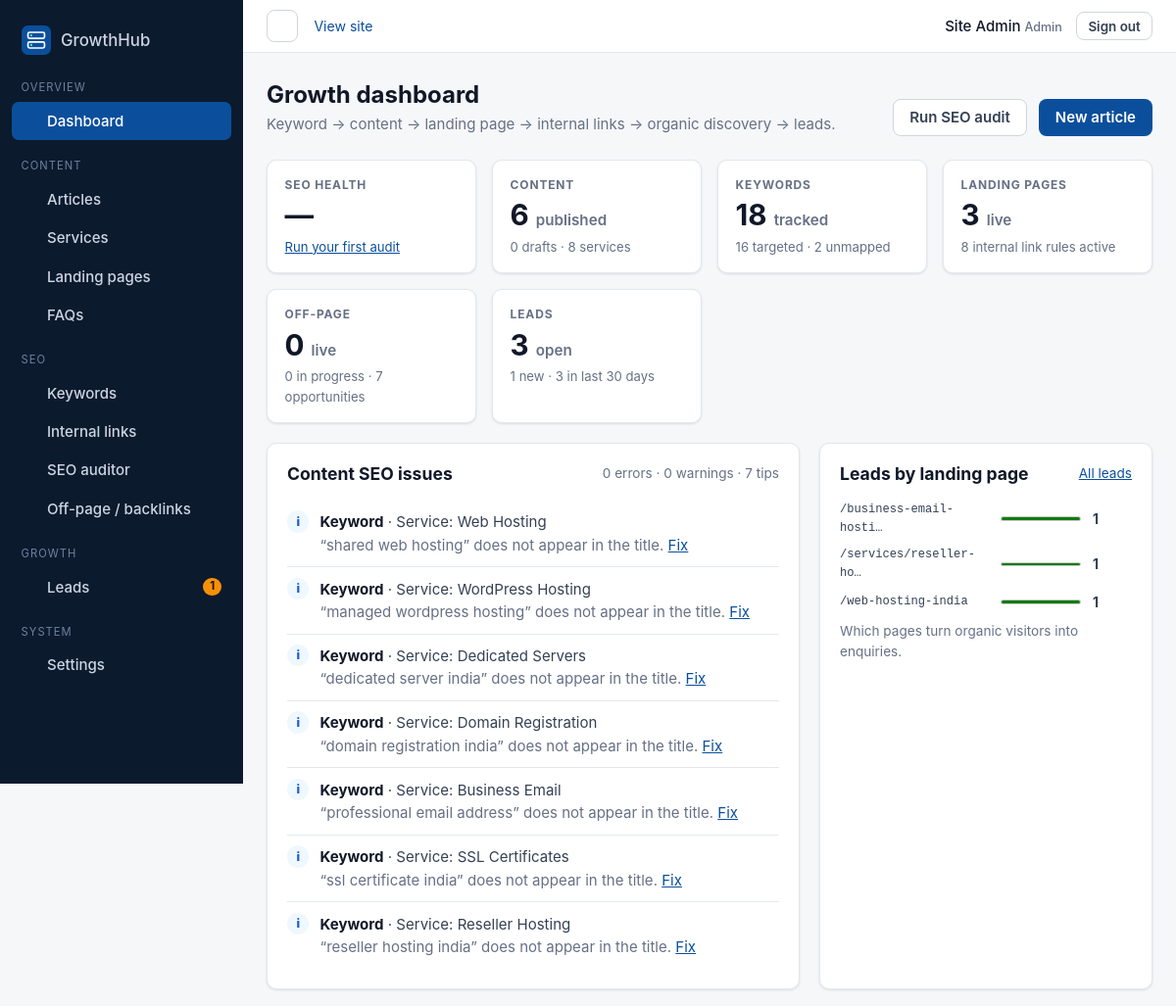
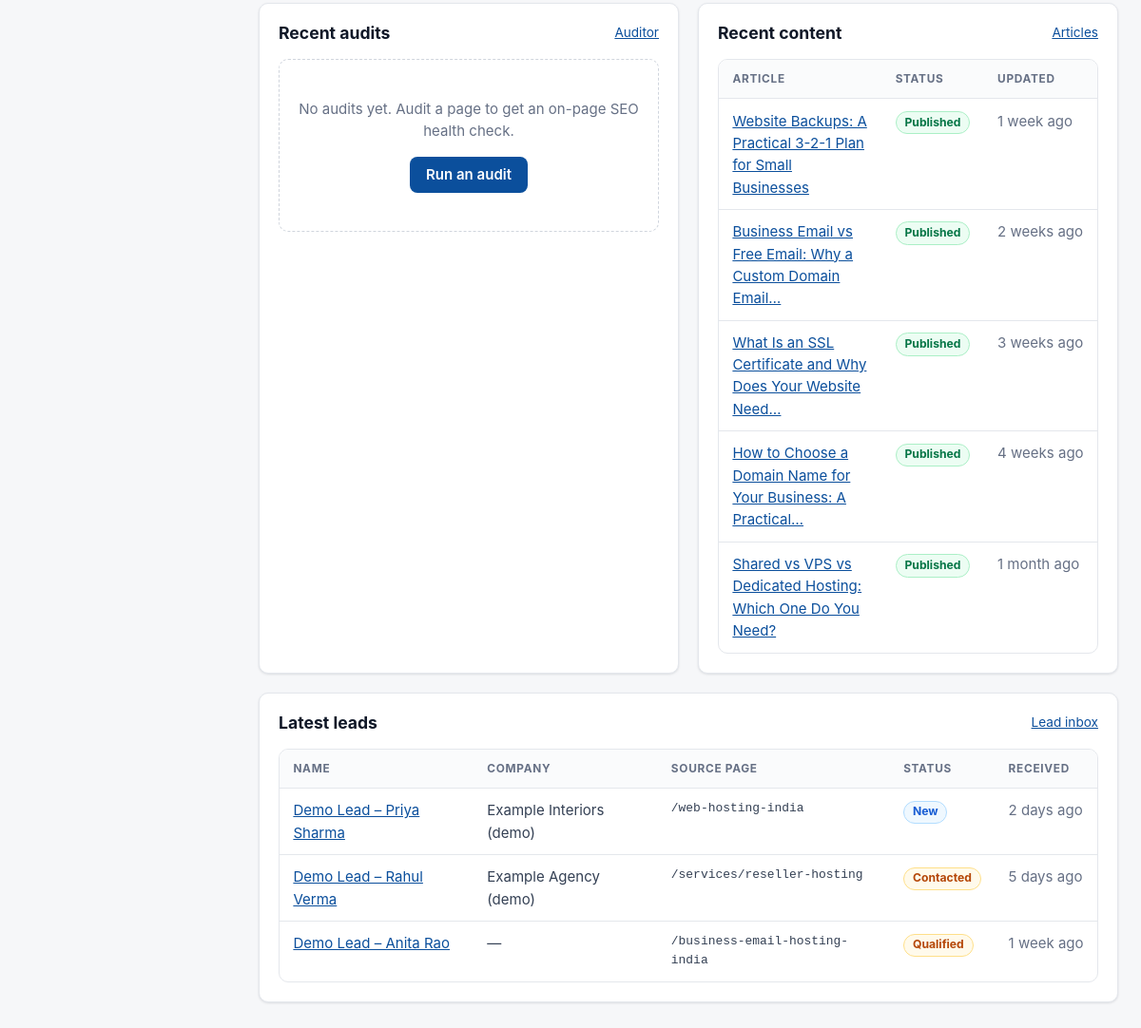
Page /admin/dashboard.php (signed in) on the committed database (2 pictures, top to bottom).
### tables this page shows
CREATE TABLE users (
    id            INT UNSIGNED AUTO_INCREMENT PRIMARY KEY,
    name          VARCHAR(100) NOT NULL,
    email         VARCHAR(190) NOT NULL,
    password_hash VARCHAR(255) NOT NULL,
    role          ENUM('admin', 'editor') NOT NULL DEFAULT 'editor',
    last_login_at DATETIME NULL,
    created_at    DATETIME NOT NULL DEFAULT CURRENT_TIMESTAMP,
    updated_at    DATETIME NOT NULL DEFAULT CURRENT_TIMESTAMP ON UPDATE CURRENT_TIMESTAMP,
    UNIQUE KEY uq_users_email (email)
);

CREATE TABLE posts (
    id                 INT UNSIGNED AUTO_INCREMENT PRIMARY KEY,
    title              VARCHAR(200) NOT NULL,
    slug               VARCHAR(120) NOT NULL,
    excerpt            VARCHAR(300) NOT NULL DEFAULT '',
    content            MEDIUMTEXT   NOT NULL,
    primary_keyword    VARCHAR(150) NULL,
    meta_title         VARCHAR(70)  NULL,
    meta_description   VARCHAR(170) NULL,
    featured_image     VARCHAR(255) NULL,
    featured_image_alt VARCHAR(200) NULL,
    service_id         INT UNSIGNED NULL COMMENT 'Related service for cross-linking',
    author_id          INT UNSIGNED NULL,
    status             ENUM('draft', 'published') NOT NULL DEFAULT 'draft',
    published_at       DATETIME NULL,
    created_at         DATETIME NOT NULL DEFAULT CURRENT_TIMESTAMP,
    updated_at         DATETIME NOT NULL DEFAULT CURRENT_TIMESTAMP ON UPDATE CURRENT_TIMESTAMP,
    UNIQUE KEY uq_posts_slug (slug),
    KEY idx_posts_status_published (status, published_at),
    KEY idx_posts_service (service_id),
    FULLTEXT KEY ft_posts_search (title, excerpt, content),
    CONSTRAINT fk_posts_author  FOREIGN KEY (author_id)  REFERENCES users (id)    ON DELETE SET NULL,
    CONSTRAINT fk_posts_service FOREIGN KEY (service_id) REFERENCES services (id) ON DELETE SET NULL
);

CREATE TABLE leads (
    id          INT UNSIGNED AUTO_INCREMENT PRIMARY KEY,
    name        VARCHAR(100) NOT NULL,
    email       VARCHAR(190) NOT NULL,
    phone       VARCHAR(20)  NULL,
    company     VARCHAR(150) NULL,
    interest    VARCHAR(120) NULL,
    message     TEXT NOT NULL,
    source_page VARCHAR(255) NOT NULL DEFAULT '/',
    status      ENUM('new', 'contacted', 'qualified', 'won', 'lost', 'spam') NOT NULL DEFAULT 'new',
    admin_notes TEXT NULL,
    ip_hash     CHAR(64) NOT NULL,
    created_at  DATETIME NOT NULL DEFAULT CURRENT_TIMESTAMP,
    updated_at  DATETIME NOT NULL DEFAULT CURRENT_TIMESTAMP ON UPDATE CURRENT_TIMESTAMP,
    KEY idx_leads_status_created (status, created_at),
    KEY idx_leads_ip_created (ip_hash, created_at),
    KEY idx_leads_source (source_page)
);

### admin/dashboard.php (the view, shortened to what the rows shown need)
<?php
require __DIR__ . '/_init.php';
$recentPosts = db_all('SELECT id, title, status, updated_at FROM posts ORDER BY updated_at DESC LIMIT 5');
$recentLeads = db_all("SELECT id, name, company, source_page, status, created_at FROM leads WHERE status <> 'spam' ORDER BY created_at DESC LIMIT 5");
admin_header('Dashboard', 'dashboard');
?>
<div class="page-head">
    <div>
        <h1>Growth dashboard</h1>
    </div>
</div>
<div class="grid-2 grid-2-1">
    <section class="panel" aria-labelledby="issues-title">
        <div class="panel-head">
            <h2 id="issues-title">Content SEO issues</h2>
        </div>
    </section>
    <section class="panel" aria-labelledby="sources-title">
        <div class="panel-head"><h2 id="sources-title">Leads by landing page</h2><a class="small" href="<?= e(url('/admin/leads/')) ?>">All leads</a></div>
    </section>
</div>
<div class="grid-2">
    <section class="panel" aria-labelledby="audits-title">
        <div class="panel-head"><h2 id="audits-title">Recent audits</h2><a class="small" href="<?= e(url('/admin/audits/')) ?>">Auditor</a></div>
    </section>
    <section class="panel" aria-labelledby="content-title">
        <div class="panel-head"><h2 id="content-title">Recent content</h2><a class="small" href="<?= e(url('/admin/posts/')) ?>">Articles</a></div>
        <?php if ($recentPosts): ?>
            <div class="table-wrap"><table>
                <thead><tr><th>Article</th><th>Status</th><th>Updated</th></tr></thead>
                <tbody>
                <?php foreach ($recentPosts as $p): ?>
                    <tr>
                        <td><a href="<?= e(url('/admin/posts/edit.php?id=' . $p['id'])) ?>"><?= e(str_limit($p['title'], 60)) ?></a></td>
                        <td><?= status_badge($p['status']) ?></td>
                        <td class="nowrap muted"><?= e(time_ago($p['updated_at'])) ?></td>
                    </tr>
                <?php endforeach; ?>
                </tbody>
            </table></div>
        <?php else: ?>
            <?= admin_empty('No articles yet.', url('/admin/posts/edit.php'), 'Write the first article') ?>
        <?php endif; ?>
    </section>
</div>
<section class="panel" aria-labelledby="leads-title">
    <div class="panel-head"><h2 id="leads-title">Latest leads</h2><a class="small" href="<?= e(url('/admin/leads/')) ?>">Lead inbox</a></div>
    <?php if ($recentLeads): ?>
        <div class="table-wrap"><table>
            <thead><tr><th>Name</th><th>Company</th><th>Source page</th><th>Status</th><th>Received</th></tr></thead>
            <tbody>
            <?php foreach ($recentLeads as $l): ?>
                <tr>
                    <td><a href="<?= e(url('/admin/leads/view.php?id=' . $l['id'])) ?>"><?= e($l['name']) ?></a></td>
                    <td><?= e($l['company'] ?: '—') ?></td>
                    <td class="mono"><?= e($l['source_page']) ?></td>
                    <td><?= status_badge($l['status']) ?></td>
                    <td class="nowrap muted"><?= e(time_ago($l['created_at'])) ?></td>
                </tr>
            <?php endforeach; ?>
            </tbody>
        </table></div>
    <?php else: ?>
        <p class="muted">No leads yet.</p>
    <?php endif; ?>
</section>

### admin/partials/layout-top.php (shortened to what the rows shown need)
<!doctype html>
<html lang="en">
<head>
    <link rel="stylesheet" href="<?= e(asset('css/admin.css')) ?>">
</head>
<body class="admin">
<div class="admin-shell">
    <div class="admin-body">
        <header class="topbar">
            <div class="topbar-user">
                <span><?= e($user['name'] ?? '') ?> <small class="role"><?= e($user['role'] ?? '') ?></small></span>
                <form method="post" action="<?= e(url('/admin/logout.php')) ?>" class="inline-form">
                    <button class="btn btn-sm btn-outline" type="submit">Sign out</button>
                </form>
            </div>
        </header>
        <main id="admin-main" class="admin-main" tabindex="-1">

### includes/functions.php (shortened to what the rows shown need)
<?php
function e($value): string
{
    return htmlspecialchars((string) ($value ?? ''), ENT_QUOTES | ENT_SUBSTITUTE | ENT_HTML5, 'UTF-8');
}
function base_path(): string
{
    static $path = null;
    if ($path === null) {
        $path = rtrim((string) parse_url(config('app.base_url'), PHP_URL_PATH), '/');
    }
    return $path;
}
function url(string $path = '/'): string
{
    $path = '/' . ltrim($path, '/');
    return base_path() . ($path === '/' ? '/' : $path);
}
function asset(string $path): string
{
    $file = APP_ROOT . '/assets/' . ltrim($path, '/');
    $version = is_file($file) ? filemtime($file) : 0;
    return url('/assets/' . ltrim($path, '/')) . '?v=' . $version;
}
function str_limit(string $text, int $limit, string $end = '…'): string
{
    $text = trim(preg_replace('/\s+/', ' ', $text));
    if (mb_strlen($text) <= $limit) {
        return $text;
    }
    $cut = mb_substr($text, 0, $limit - mb_strlen($end));
    $space = mb_strrpos($cut, ' ');
    if ($space !== false && $space > $limit * 0.6) {
        $cut = mb_substr($cut, 0, $space);
    }
    return rtrim($cut, " ,.;:-") . $end;
}
function render_partial(string $file, array $vars = []): string
{
    extract($vars, EXTR_SKIP);
    require $file;
    return (string) ob_get_clean();
}
function status_badge(string $status): string
{
    $map = [
        'published' => 'success', 'live' => 'success', 'active' => 'success', 'won' => 'success', 'mapped' => 'success',
        'draft' => 'muted', 'paused' => 'muted', 'closed' => 'muted', 'inactive' => 'muted', 'archived' => 'muted',
        'new' => 'info', 'opportunity' => 'info', 'researching' => 'info',
        'pending' => 'warning', 'submitted' => 'warning', 'contacted' => 'warning', 'qualified' => 'warning', 'targeting' => 'warning',
        'rejected' => 'danger', 'lost' => 'danger', 'spam' => 'danger',
    ];
    $tone = $map[strtolower($status)] ?? 'muted';
    return '<span class="badge badge-' . $tone . '">' . e(ucfirst($status)) . '</span>';
}

### rows in the picture
users: name "Site Admin", role "Admin"
posts: title "Website Backups: A Practical 3-2-1 Plan for Small Businesses", status "Published", updated_at "1 week ago"
posts: title "Business Email vs Free Email: Why a Custom Domain Email…", status "Published", updated_at "2 weeks ago"
posts: title "What Is an SSL Certificate and Why Does Your Website Need…", status "Published", updated_at "3 weeks ago"
posts: title "How to Choose a Domain Name for Your Business: A Practical…", status "Published", updated_at "4 weeks ago"
posts: title "Shared vs VPS vs Dedicated Hosting: Which One Do You Need?", status "Published", updated_at "1 month ago"
leads: name "Demo Lead – Priya Sharma", company "Example Interiors (demo)", source_page "/web-hosting-india", status "New", created_at "2 days ago"
leads: name "Demo Lead – Rahul Verma", company "Example Agency (demo)", source_page "/services/reseller-hosting", status "Contacted", created_at "5 days ago"
leads: name "Demo Lead – Anita Rao", company "—", source_page "/business-email-hosting-india", status "Qualified", created_at "1 week ago"

### other values in the picture
$heading "OVERVIEW"
$label "Dashboard"
$heading "CONTENT"
$label "Articles"
$label "Services"
$label "Landing pages"
$label "FAQs"
$heading "SEO"
$label "Keywords"
$label "Internal links"
$label "SEO auditor"
$label "Off-page / backlinks"
$heading "GROWTH"
$label "Leads"
$newLeads "1"
